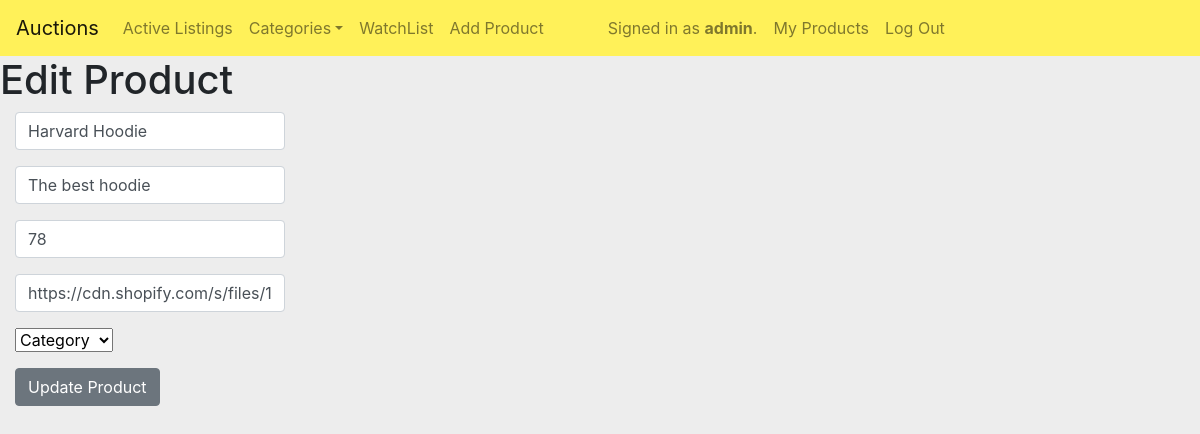
The page /edit_product/16 (signed in) on the database as committed earlier.
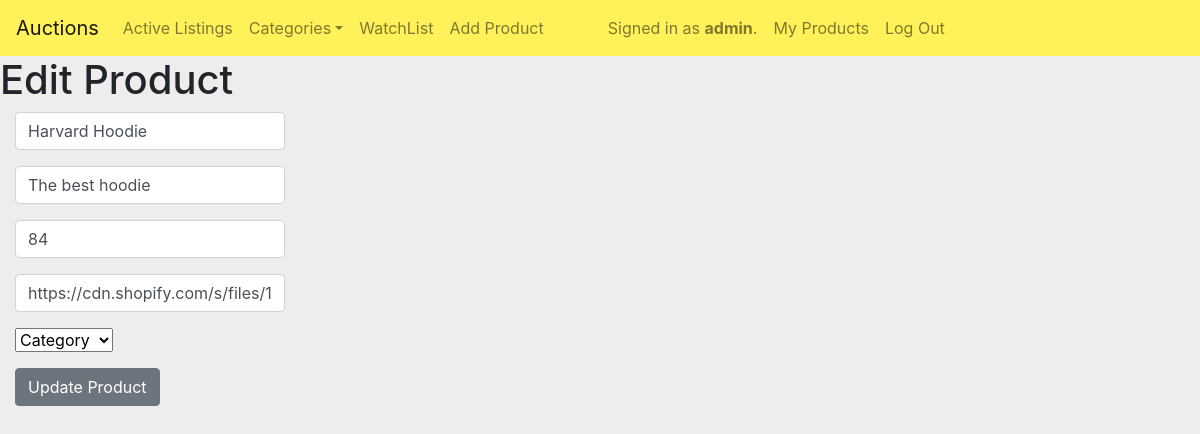
The same page on the database as committed later.
### auctions/models.py (models this page shows, shortened)
class User(AbstractUser):
     pass

class Product(models.Model):
    name = models.CharField(max_length=64)
    description = models.CharField(max_length=64)
    initial_price = models.IntegerField()
    price = models.IntegerField()
    image = models.CharField(max_length=64)
    image_url = models.CharField(max_length=300)
    category = models.CharField(max_length=64)
    creator = models.CharField(max_length=64)
    is_active = models.BooleanField(default=True)
    winner = models.CharField(max_length=64, default="")
    users = models.ManyToManyField(User, blank=True, related_name="products")

### auctions/views.py (the view, shortened to what this page needs)
# urls.py: path("edit_product/<int:product_id>", views.edit_product, name="edit_product"),
@login_required(login_url='login')
def edit_product(request, product_id):
    if request.method == 'GET':
        product = Product.objects.get(pk=product_id)
        return render(request, 'auctions/edit_product.html', {
            'product' : product
        })

### auctions/templates/auctions/edit_product.html (shortened to what this page needs)
{% extends 'auctions/layout.html' %}
{% block body %}
  <h1>Edit Product </h1>
  <form action="{% url 'edit_product' product.id %}" method="post" class="col-lg-3 col-sm-6 mb-3">
    <div class="form-group">
      <input name="product_name" type="text" placeholder="Product Name"
             class="form-control" value="{{ product.name }}" >
    </div>
    <div class="form-group">
      <input name="description" type="text" placeholder="Description"
             class="form-control" value="{{ product.description}}" >
    </div>
    <div class="form-group">
      <input name="price" placeholder="Price" type="number"
             class="form-control" value="{{ product.price }}">
    </div>
    <div class="form-group">
      <input name="image_url" type="text" placeholder="Image_url"
             class="form-control" value="{{ product.image_url }}">
    </div>
    <div class="form-group">
      <select name="category" required>
        <option value="" disabled selected>Category</option>
      </select>
    </div>
    <button class="btn btn-secondary">Update Product</button>
  </form>
{% endblock %}

### auctions/templates/auctions/layout.html (shortened to what this page needs)
{% load static %}
<!DOCTYPE html>
<html lang="en">
    <head>
        <link rel="stylesheet" href="https://stackpath.bootstrapcdn.com/bootstrap/4.4.1/css/bootstrap.min.css">
        <link href="{% static 'auctions/styles.css' %}" rel="stylesheet">
    </head>
    <body>
        <nav class='navbar navbar-expand-md navbar-light'>
            <a class='navbar-brand' href="/">Auctions</a>
           <div class="collapse navbar-collapse " id="miNavBar">
             <ul class='navbar-nav ms-auto'>
                <li class="nav-item">
                    <a class="nav-link" href="{% url 'index' %}">Active Listings</a>
                </li>
                <li class="nav-item">
                    <div class="dropdown">
                        <a class="nav-link dropdown-toggle" data-bs-toggle='dropdown' href="">Categories</a>
                    </div>
                </li>
                {% if user.is_authenticated %}
                    <li class="nav-item">
                        <a class="nav-link" href="{% url 'show_watchlist' %}">WatchList
                        </a>
                    </li>
                    <li class="nav-item" >
                       <a class="nav-link" href="{% url 'add_product' %}">Add Product</a>
                    </li>
                    <li class="nav-item ml-5">
                        <a class="nav-link">
                            {% if user.is_authenticated %}
                            Signed in as <strong>{{ request.user.username }}</strong>.
                            {% else %}
                            Not signed in.
                            {% endif %}
                        </a>
                    </li>
                    <li class="nav-item">
                        <a class="nav-link" href="{% url 'show_profile' user.username %}">My Products</a>
                    </li>
                    <li class="nav-item">
                        <a class="nav-link" href="{% url 'logout' %}">Log Out</a>
                    </li>
                {% endif %}
             </ul>
           </div>
        </nav>
        <div class="main">
            {% block body %}
            {% endblock %}
        </div>
    </body>
</html>

### auctions/static/auctions/styles.css (style rules this page uses)
body { padding: 0px; background-color: #ededed; }
nav { background-color: #fff159; }
.main { background-color: #ededed; }

Rows that differ between the two databases and show on the page:
changed Product "Harvard Hoodie": price "78" → "84"
